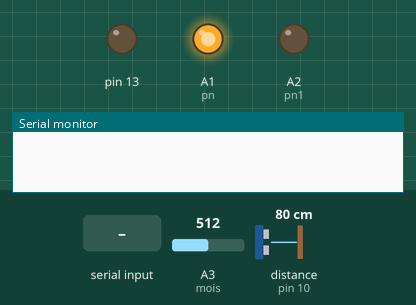
The sketch below on a simulated Arduino Uno, built with avr-gcc and run on an emulated ATmega328P. Shown: output pins drawn as LEDs (lit = HIGH), the last lines printed to the serial monitor. Wiring (inferred from the names in the program): ultrasonic range finder: trigger pin 9; echo pin 10. Inputs (shaded band) come from the test bench; at power-on: distance to the obstacle (sensor on pin 10) 80 cm, A3 (mois) = 512. The echo pulse lasts 58.3 µs per cm; pins used as bus, display or sensor lines are not drawn.

Above: at 1.2 s.
1.3 s: "L\n" received over Serial
At 3.0 s:
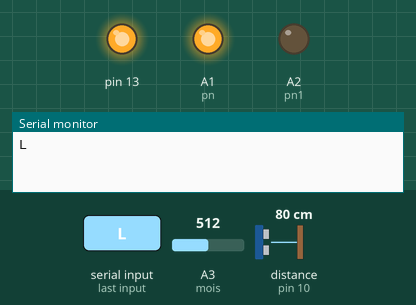
3.5 s: distance to the obstacle (sensor on pin 10) set to 9 cm
5.2 s: distance to the obstacle (sensor on pin 10) set to 6 cm
At 7.2 s:
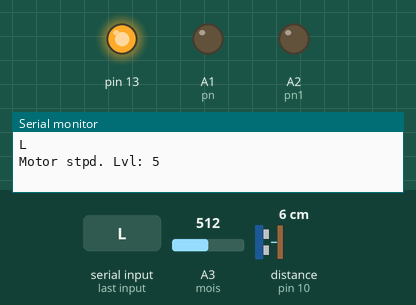
7.5 s: byte 108 ('l') received over Serial
At 8.8 s:
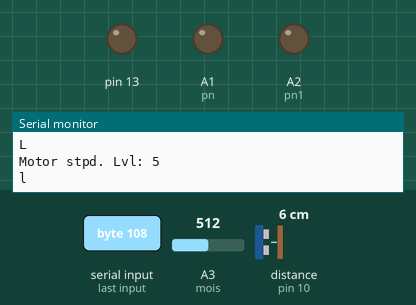
Timing chart, 0 to 10.5 s (numbered marks = the images above; inputs shaded):
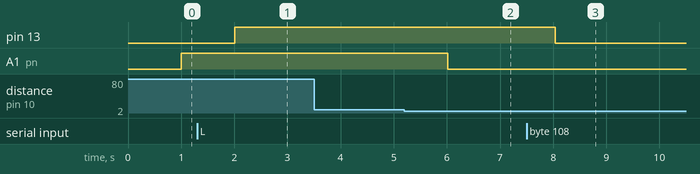

Measured:
- the behaviour switches between 8 and 7 cm on distance to the obstacle (sensor on pin 10) (found by bisection; images 1 and 2)
- after the input at 1.3 s, pin 13: LOW → HIGH after 0.71 s
- after the input at 3.5 s, every drawn part: stays the same
- after the input at 5.2 s, A1 (pn): HIGH → LOW after 0.82 s
- after the input at 7.5 s, pin 13: HIGH → LOW after 0.54 s

The sketch:

sketch_apr14b.ino.ino
```cpp
// defines pins numbers
const int trigPin = 9;
const int echoPin = 10;
const int PumpPos= 11;
const int PumpNeg=  12;
const int garden=  7;
const int mois=A3;
const int pn=A1;
const int pn1=A2;

// defines variables
long duration;
int distance;
int auth=0;// Authorization flag for the pump.
int authg=0;// Authorization flag for the garden pump.
int mflg=0;
void setup() {
pinMode(trigPin, OUTPUT); // Sets the trigPin as an Output
pinMode(echoPin, INPUT); // Sets the echoPin as an Input
pinMode(mois, INPUT);// Input from moisture sensor
Serial.begin(9600); // Starts the serial communication

pinMode(13, OUTPUT);
}
char data = 0; // This is the buffer
void loop() {
int sensorValue = analogRead(mois);


  if(Serial.available() > 0)      // Send data only when you receive data:
   {
      data = Serial.read();        //Read the incoming data & store into data
      Serial.print(data);          //Print Value inside data in Serial monitor
      Serial.print("\n");
      if(data == 'L')              // Checks whether value of data is equal to 1
         digitalWrite(13, HIGH);   //If value is 1 then LED turns ON
      else if(data == 'l')         //  Checks whether value of data is equal to 0
         digitalWrite(13, LOW);
      else if(data=='g'){
          if(sensorValue<300){
            Serial.println("Garden dryness : Very Dry");

            }
          else if(sensorValue>=301 && sensorValue<=450){
              Serial.println("Garden dryness : Dry");
              }
          else if(sensorValue>=451 && sensorValue<=530){
              Serial.println("Garden dryness : Optimal");
              }
          else if(sensorValue>=531 && sensorValue<=650){
              Serial.println("Garden dryness : Well Watered");
              }


          else if(sensorValue>=651){
              Serial.println("Garden dryness : Over watered");
              }
          Serial.flush();
        }
        else if(data=='G'){
          if(sensorValue<510){
            Serial.print("Garden dryness : ");
            Serial.println(sensorValue);
            }
          else if(sensorValue>=510 && sensorValue<=570){
              Serial.print("Garden dryness : ");
              Serial.println(sensorValue);
              }
          else if(sensorValue>=571 && sensorValue<=600){
              Serial.print("Garden dryness : ");
              Serial.println(sensorValue);
              }
          else if(sensorValue>=601 && sensorValue<=650){
              Serial.print("Garden dryness : ");
              Serial.println(sensorValue);
              }
          else if(sensorValue>=651){
              Serial.print("Garden dryness : ");
              Serial.println(sensorValue);
              }
          Serial.flush();
        }
        else if(data=='t'){
            Serial.print("Level of tank is : ");
            if(distance<5){
              Serial.println("Full");
              }
            else if(distance >=5 && distance <=9){
                Serial.println("Mid  Tank");

                }
            else{
                  Serial.println("WARNING Dry Tank");
                  }
            Serial.flush();
        }
        else if(data=='T'){
            Serial.print("Level of tank is : ");
            if(distance<3){
              Serial.println(distance);
              }
              else if(distance >=3 && distance <=6){
                Serial.println(distance);

                }
                else{
                  Serial.println(distance);
                  }
            Serial.flush();
        }
        else if(data=='p'){
            auth=1;
            analogWrite(pn,0);
			analogWrite(pn1,0);

        }
        else if(data=='P'){
            auth=0;
            analogWrite(pn,180);
			analogWrite(pn1,0);
			mflg=0;
        }

        else if(data=='0'){
            authg=0;
            digitalWrite(garden, LOW);
        }
        else if(data=='1'){
            authg=0;
            digitalWrite(garden, HIGH);
        }

   }
		// Clears the trigPin
		delay(1000);
		digitalWrite(trigPin, LOW);
		delayMicroseconds(2);
		// Sets the trigPin on HIGH state for 10 micro seconds
		digitalWrite(trigPin, HIGH);
		delayMicroseconds(10);
		digitalWrite(trigPin, LOW);
		// Reads the echoPin, returns the sound wave travel time in microseconds
		duration = pulseIn(echoPin, HIGH);
		// Calculating the distance
		distance= duration*0.034/2;
		if(distance<=9 && sensorValue<=530 && authg==0){
		  digitalWrite(garden, HIGH);
		 }
		else{
			 digitalWrite(garden, LOW);
		}
		if(distance>=7 && auth==0){
		  analogWrite(pn,180);
		  analogWrite(pn1,0);
		  mflg=0;
		}
		else if(distance<7 && auth==0){
		  analogWrite(pn,0);
		  analogWrite(pn1,0);
		  String dis=String(distance);
		 if(mflg==0){ Serial.print( "Motor stpd. Lvl: ");
		  Serial.println(distance);}
		  mflg=1;
		  Serial.flush();
		}
}
```
